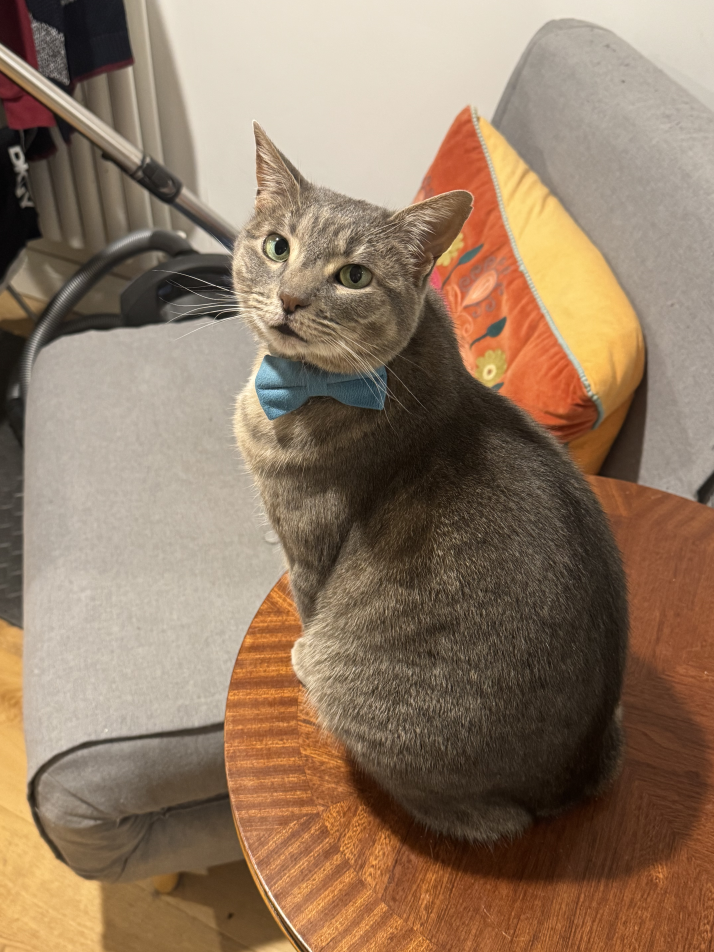
#> input picture test-photos/boba.jpg, 4284 x 5712 px (shown at 1/6 size)
$ python image_processor.py ../../test-photos/boba.jpg 3
#> lines starting #> are read from the running program, lines starting #| are printed output that depends on the picture; after the words box and inside, x2 and y2 are one past the last pixel; in counts of white or black regions, pixels touching at a corner belong together
"""
Paint by Numbers Image Processor
Converts photos into paint-by-numbers templates
"""

import cv2
import numpy as np
from sklearn.cluster import KMeans
from PIL import Image, ImageDraw, ImageFont
from scipy import ndimage
import os


class PaintByNumbersGenerator:
    """Generate paint-by-numbers templates from photos"""

    def __init__(self, image_path, num_colors=20, max_size=800):
        """
        Initialize generator

        Args:
            image_path: Path to input image
            num_colors: Number of colors to reduce to (difficulty)
            max_size: Maximum dimension for processing (pixels)
        """
#> called with image_path = '../../test-photos/boba.jpg', num_colors = 3, max_size = 800
        self.image_path = image_path
        self.num_colors = num_colors
        self.max_size = max_size

        # Load image
        self.original = cv2.imread(image_path)
#> self.original is the input picture: shape (5712, 4284, 3); mean B, G, R 99, 121.1, 144.7
        if self.original is None:
            raise ValueError(f"Could not load image: {image_path}")

        # Convert BGR to RGB
        self.original = cv2.cvtColor(self.original, cv2.COLOR_BGR2RGB)

        # Storage for processed data
        self.resized = None
        self.color_palette = None
        self.color_labels = None
        self.regions = None
        self.template = None

    def resize_image(self):
        """Resize image to optimal processing size"""
        height, width = self.original.shape[:2]

        if max(height, width) > self.max_size:
            if width > height:
                new_width = self.max_size
                new_height = int(height * (self.max_size / width))
            else:
                new_height = self.max_size
                new_width = int(width * (self.max_size / height))

            self.resized = cv2.resize(self.original, (new_width, new_height),
                                     interpolation=cv2.INTER_AREA)
        else:
            self.resized = self.original.copy()

        print(f"Resized to: {self.resized.shape[1]}x{self.resized.shape[0]}")
        return self.resized

    def quantize_colors(self):
        """
        Reduce image to N colors using K-means clustering
        This determines which colors will be in the palette
        """
        print(f"Quantizing to {self.num_colors} colors...")

        # Reshape image to list of pixels
        pixels = self.resized.reshape(-1, 3).astype(np.float32)

        # Apply K-means clustering
        kmeans = KMeans(n_clusters=self.num_colors, random_state=42, n_init=10)
        kmeans.fit(pixels)

        # Store color palette (cluster centers)
        self.color_palette = kmeans.cluster_centers_.astype(int)

        # Get label for each pixel (which color it belongs to)
        labels = kmeans.predict(pixels)
        self.color_labels = labels.reshape(self.resized.shape[:2])

        # Create quantized image (simplified color version)
        quantized = self.color_palette[labels].reshape(self.resized.shape)

        print(f"Color palette: {len(self.color_palette)} colors")
        return quantized

    def detect_boundaries(self):
        """
        Detect boundaries between color regions
        These will become the black lines in the template
        """
        print("Detecting boundaries...")

        # Find edges where color labels change
        edges = np.zeros_like(self.color_labels, dtype=np.uint8)

        # Check horizontal boundaries
        h_diff = np.diff(self.color_labels, axis=1)
        edges[:, 1:][h_diff != 0] = 255

        # Check vertical boundaries
        v_diff = np.diff(self.color_labels, axis=0)
        edges[1:, :][v_diff != 0] = 255

        # Dilate edges slightly to make them visible
        kernel = np.ones((2, 2), np.uint8)
        edges = cv2.dilate(edges, kernel, iterations=1)

        return edges

    def create_regions(self):
        """
        Segment image into connected regions
        Each region will get a number
        """
        print("Creating regions...")

        # Label connected components for each color
        labeled_regions = np.zeros_like(self.color_labels, dtype=np.int32)
        region_colors = []
        current_label = 1

        for color_idx in range(self.num_colors):
            # Get mask for this color
            mask = (self.color_labels == color_idx).astype(np.uint8)

            # Find connected components
            num_labels, labels = cv2.connectedComponents(mask)

            # Assign unique labels to each region
            for label in range(1, num_labels):  # Skip background (0)
                labeled_regions[labels == label] = current_label
                region_colors.append(color_idx)
                current_label += 1

        self.regions = labeled_regions
        self.region_colors = region_colors

        print(f"Found {len(region_colors)} regions")
        return labeled_regions

    def generate_template(self, add_numbers=True):
        """
        Generate the final paint-by-numbers template

        Args:
            add_numbers: If True, add numbers to regions
        """
        print("Generating template...")

        # Start with white background
        height, width = self.resized.shape[:2]
        template = np.ones((height, width, 3), dtype=np.uint8) * 255

        # Add boundaries in black
        boundaries = self.detect_boundaries()
        template[boundaries == 255] = [0, 0, 0]

        if add_numbers:
            # Convert to PIL Image for text drawing
            pil_template = Image.fromarray(template)
            draw = ImageDraw.Draw(pil_template)

            # Try to load a font (fallback to default if not available)
            try:
                font = ImageFont.truetype("/System/Library/Fonts/Helvetica.ttc", 12)
            except:
                font = ImageFont.load_default()

            # Add number to each region
            for region_label in range(1, len(self.region_colors) + 1):
                # Find region center
                region_mask = (self.regions == region_label)

                if np.any(region_mask):
                    # Get region centroid
                    y_coords, x_coords = np.where(region_mask)
                    center_y = int(np.mean(y_coords))
                    center_x = int(np.mean(x_coords))

                    # Get color number (1-indexed for user)
                    color_number = self.region_colors[region_label - 1] + 1

                    # Draw number (only if region is large enough)
                    if len(y_coords) > 50:  # Minimum region size
                        draw.text((center_x, center_y), str(color_number),
                                fill=(0, 0, 0), font=font, anchor="mm")

            template = np.array(pil_template)

        self.template = template
        return template

    def generate_color_palette_card(self):
        """
        Generate a color reference card showing:
        Number | Color Swatch | RGB Values
        """
        print("Generating color palette card...")

        # Card dimensions
        card_width = 400
        swatch_size = 40
        row_height = 50
        card_height = row_height * self.num_colors + 50

        # Create white background
        card = np.ones((card_height, card_width, 3), dtype=np.uint8) * 255
        pil_card = Image.fromarray(card)
        draw = ImageDraw.Draw(pil_card)

        # Font
        try:
            font = ImageFont.truetype("/System/Library/Fonts/Helvetica.ttc", 16)
        except:
            font = ImageFont.load_default()

        # Title
        draw.text((card_width // 2, 20), "Color Palette",
                 fill=(0, 0, 0), font=font, anchor="mm")

        # Each color
        for i, color in enumerate(self.color_palette):
            y = 50 + i * row_height

            # Number
            draw.text((30, y + row_height // 2), f"{i + 1}",
                     fill=(0, 0, 0), font=font, anchor="mm")

            # Color swatch
            rgb_tuple = tuple(color.tolist())
            draw.rectangle([70, y + 5, 70 + swatch_size, y + 5 + swatch_size],
                          fill=rgb_tuple, outline=(0, 0, 0))

            # RGB values
            draw.text((130, y + row_height // 2),
                     f"RGB({color[0]}, {color[1]}, {color[2]})",
                     fill=(0, 0, 0), font=font, anchor="lm")

        return np.array(pil_card)

    def process(self):
        """
        Main processing pipeline
        Returns dict with all outputs
        """
        print(f"\n{'='*50}")
        print(f"Processing: {os.path.basename(self.image_path)}")
        print(f"Target colors: {self.num_colors}")
        print(f"{'='*50}\n")

        # Step 1: Resize
        resized = self.resize_image()
#| Resized to: 600x800

        # Step 2: Quantize colors
        quantized = self.quantize_colors()
#> in quantize_colors, `self.color_labels = labels.reshape(self.resized.shape[:2])`:
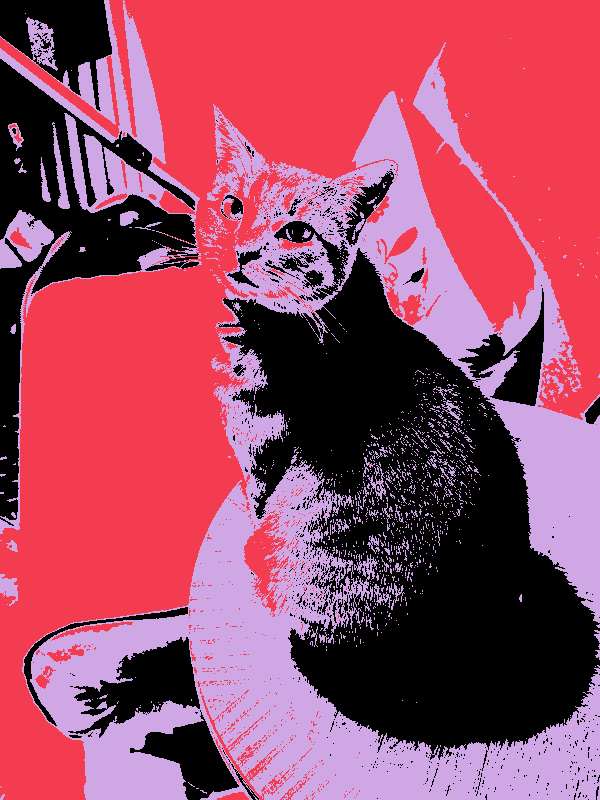
#> self.color_labels: shape (800, 600) int32; 3 distinct labels, from 0 to 2; one colour per label, 0 black

        # Step 3: Create regions
        regions = self.create_regions()
#> the loop in create_regions, `for color_idx in range(self.num_colors):` made 3 passes
#> num_labels on passes 1 to 3: 655, 812, 1223
#> pass 1, in create_regions, `num_labels, labels = cv2.connectedComponents(mask)`:
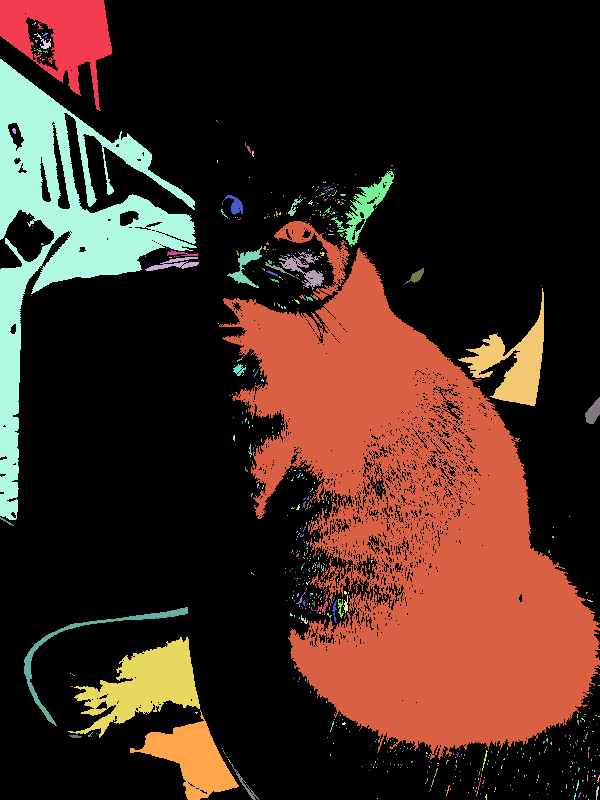
#> labels: shape (800, 600) int32; 655 distinct labels, from 0 to 654; one colour per label, 0 black
#> pass 2, in create_regions, `num_labels, labels = cv2.connectedComponents(mask)`:
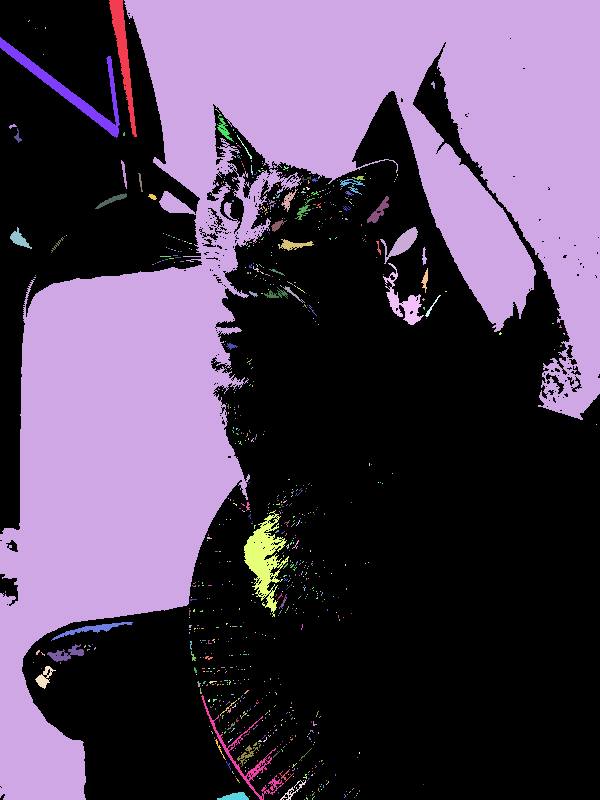
#> labels: shape (800, 600) int32; 812 distinct labels, from 0 to 811; one colour per label, 0 black
#> after the loop in create_regions, `for color_idx in range(self.num_colors):`:
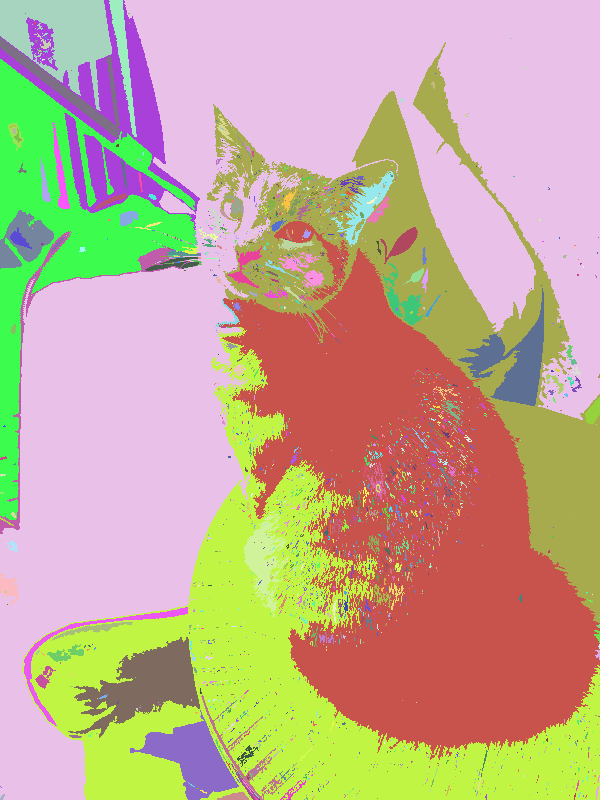
#> labeled_regions: shape (800, 600) int32; 2687 distinct labels, from 1 to 2687; one colour per label, 0 black
#> after the loop in create_regions, `for color_idx in range(self.num_colors):`:
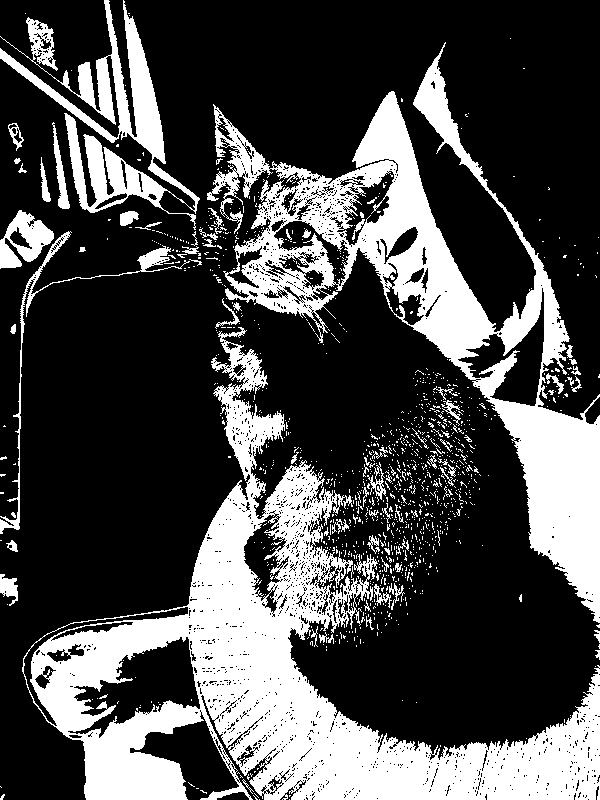
#> mask: shape (800, 600); values 0 (black) and 1 (white), 29.2% white; 1222 white regions (1148 under 20 px), largest, box (x1, y1, x2, y2) and area: (22, 327, 600, 800) 70900, (207, 42, 600, 623) 46244, (0, 0, 200, 230) 11470
#> after the loop in create_regions, `for color_idx in range(self.num_colors):`: current_label = 2688; region_colors = 2687 values from 0 to 2
#| Found 2687 regions

        # Step 4: Generate template
        template = self.generate_template(add_numbers=True)
#> in generate_template, `pil_template = Image.fromarray(template)`: pil_template: PIL image 600x800 RGB; 82.2% white; 365 black regions (252 under 20 px), largest, box (x1, y1, x2, y2) and area: (22, 42, 600, 800) 64505, (0, 0, 204, 536) 11584, (52, 122, 72, 211) 446
#> the loop in generate_template, `for region_label in range(1, len(self.region_colors) + 1):` made 2687 passes
#> (y_coords, x_coords, center_y, center_x) on passes 2, 3, 5, 6, 7, 8, 9, 10: ([22, 23, 23, 24], [35, 34, 35, 34], 23, 34), ([24], [32], 24, 32), ([33], [42], 33, 42), ([33, 33, 33, 34, 34, 34, 35, 35, 36], [45, 46, 47, 44, 45, 46, 43, 44, 42], 34, 44), ([36, 37, 37, 38], [46, 45, 46, 45], 37, 45), ([38], [33], 38, 33), ([39, 39], [47, 48], 39, 47), ([40, 40, 40, 41, 41, 42], [35, 36, 37, 35, 36, 36], 40, 35)
#> (center_y, center_x) on passes 1, 4, 18, 23, 24, 30: (33, 60), (42, 44), (230, 62), (130, 13), (147, 247), (205, 364)
#> pass 1, in generate_template, `region_mask = (self.regions == region_label)`:
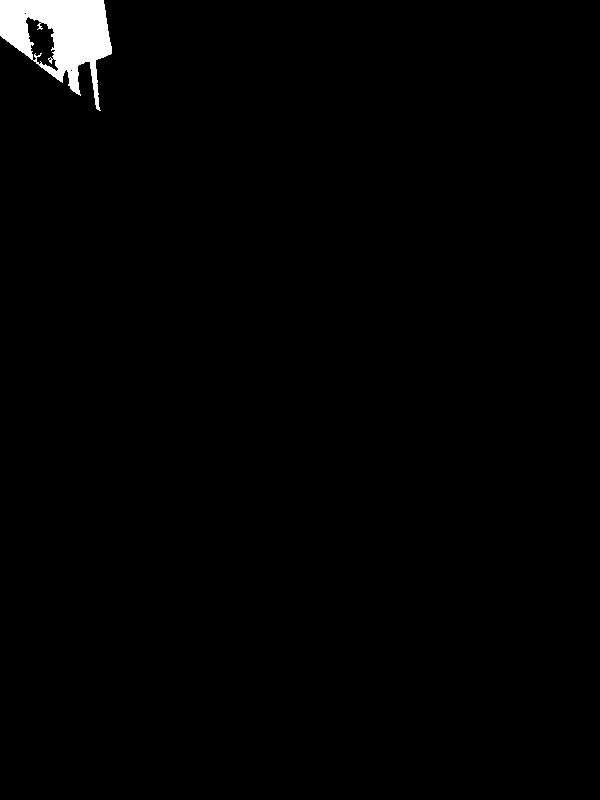
#> region_mask: shape (800, 600) bool; 1.3% white; 1 white region, box (x1, y1, x2, y2) and area: (0, 0, 112, 111) 6231
#> after the loop in generate_template, `for region_label in range(1, len(self.region_colors) + 1):`: region_mask: shape (800, 600) bool; 0% white in thin lines or dots, all inside (x1, y1, x2, y2) = (289, 799, 290, 800)

        # Step 5: Generate color palette card
        palette_card = self.generate_color_palette_card()
#> in generate_color_palette_card, `pil_card = Image.fromarray(card)`: pil_card: PIL image 400x200 RGB; every value is 255

        print(f"\n{'='*50}")
        print("Processing complete!")
        print(f"{'='*50}\n")

        return {
            'original': self.original,
            'resized': resized,
            'quantized': quantized,
            'template': template,
            'palette_card': palette_card,
            'num_regions': len(self.region_colors),
            'num_colors': self.num_colors
        }

    def save_outputs(self, output_dir, prefix="output"):
        """Save all outputs to files"""
        os.makedirs(output_dir, exist_ok=True)

        # Save template
        template_path = os.path.join(output_dir, f"{prefix}_template.png")
        cv2.imwrite(template_path, cv2.cvtColor(self.template, cv2.COLOR_RGB2BGR))

        # Save palette card
        palette_path = os.path.join(output_dir, f"{prefix}_palette.png")
        palette_card = self.generate_color_palette_card()
        cv2.imwrite(palette_path, cv2.cvtColor(palette_card, cv2.COLOR_RGB2BGR))

        # Save quantized preview
        quantized = self.color_palette[self.color_labels].reshape(self.resized.shape)
        quantized_path = os.path.join(output_dir, f"{prefix}_preview.png")
        cv2.imwrite(quantized_path, cv2.cvtColor(quantized.astype(np.uint8), cv2.COLOR_RGB2BGR))

        print(f"\nSaved outputs to: {output_dir}")
        print(f"  - Template: {template_path}")
        print(f"  - Palette: {palette_path}")
        print(f"  - Preview: {quantized_path}")

        return {
            'template': template_path,
            'palette': palette_path,
            'preview': quantized_path
        }


# Example usage
if __name__ == "__main__":
    import sys

    if len(sys.argv) < 2:
        print("Usage: python image_processor.py <image_path> [num_colors]")
        sys.exit(1)

    image_path = sys.argv[1]
    num_colors = int(sys.argv[2]) if len(sys.argv) > 2 else 20

    # Generate paint by numbers
    generator = PaintByNumbersGenerator(image_path, num_colors=num_colors)
    results = generator.process()
#> results = 7 items

    # Save outputs
    generator.save_outputs("output", prefix=os.path.splitext(os.path.basename(image_path))[0])
#> in save_outputs, `cv2.imwrite(palette_path, cv2.cvtColor(palette_card, cv2.COLOR_RGB2BGR))`:
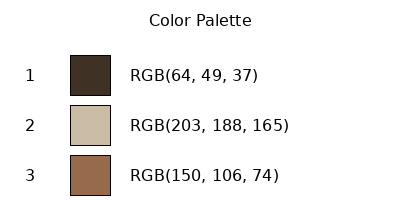
#> saved as boba_palette.png: shape (200, 400, 3); mean B, G, R 238.5, 239.8, 241.2
